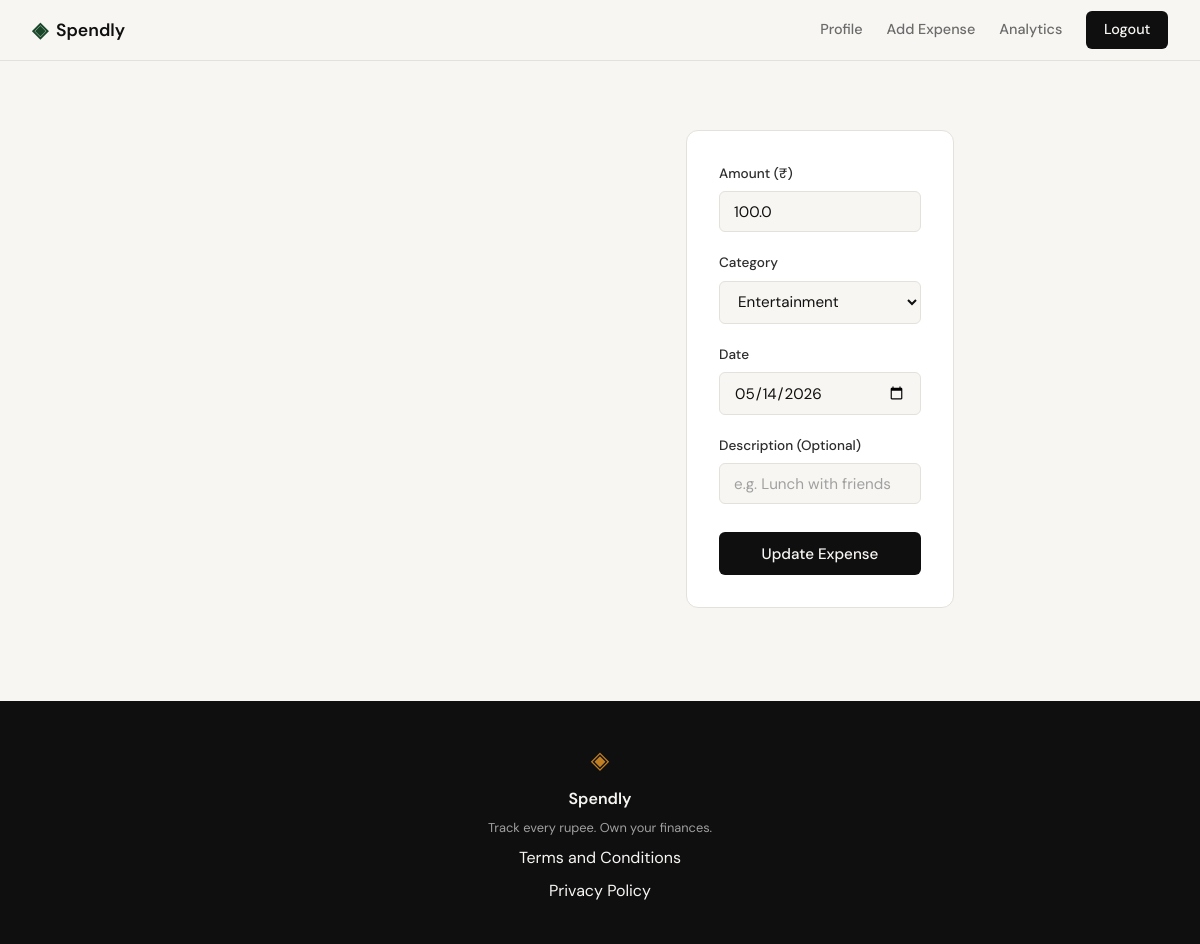
Screenshot of /expenses/541/edit (signed in) with the database file from the repository.
### tables this page shows
CREATE TABLE expenses (
            id INTEGER PRIMARY KEY AUTOINCREMENT,
            user_id INTEGER NOT NULL,
            amount REAL NOT NULL,
            category TEXT NOT NULL,
            date TEXT NOT NULL,
            description TEXT,
            created_at TEXT DEFAULT (datetime('now')),
            FOREIGN KEY (user_id) REFERENCES users (id)
        );

### app.py (the view, shortened to what this page needs)
@app.route("/expenses/<int:id>/edit", methods=["GET", "POST"])
@login_required
def edit_expense(id):
    categories = ["Food", "Transport", "Bills", "Health", "Entertainment", "Shopping", "Other"]
    user_id = session.get("user_id")
    expense = get_expense_by_id(id)
    if not expense or expense["user_id"] != user_id:
        return "Expense not found or unauthorized", 404
    return render_template("edit_expense.html", expense=expense, categories=categories)

### app.py (called while the page is built)
def login_required(f):
    @wraps(f)
    def decorated_function(*args, **kwargs):
        if session.get("user_id") is None:
            return redirect(url_for("login"))
        return f(*args, **kwargs)
    return decorated_function

### database/db.py (called while the page is built)
def get_db():
    if 'db' not in g:
        g.db = sqlite3.connect(current_app.config['DATABASE'])
        g.db.row_factory = sqlite3.Row
        g.db.execute("PRAGMA foreign_keys = ON")
    return g.db

### database/queries.py (called while the page is built)
def get_expense_by_id(expense_id):
    db = get_db()
    return db.execute("SELECT * FROM expenses WHERE id = ?", (expense_id,)).fetchone()

### templates/edit_expense.html (shortened to what this page needs)
{% extends "base.html" %}
{% block content %}
<section class="auth-section">
        <div class="auth-card">
            <form method="POST" action="{{ url_for('edit_expense', id=expense.id) }}">
                <div class="form-group">
                    <label for="amount">Amount (₹)</label>
                    <input type="number" step="0.01" id="amount" name="amount"
                           class="form-input" placeholder="0.00"
                           value="{{ expense.amount }}"
                           required autofocus>
                </div>
                <div class="form-group">
                    <label for="category">Category</label>
                    <select id="category" name="category" class="form-input" required>
                        {% for cat in categories %}
                        <option value="{{ cat }}" {% if cat == expense.category %}selected{% endif %}>{{ cat }}</option>
                        {% endfor %}
                    </select>
                </div>
                <div class="form-group">
                    <label for="date">Date</label>
                    <input type="date" id="date" name="date"
                           class="form-input"
                           value="{{ expense.date }}"
                           required>
                </div>
                <div class="form-group">
                    <label for="description">Description (Optional)</label>
                    <input type="text" id="description" name="description"
                           class="form-input" placeholder="e.g. Lunch with friends"
                           value="{{ expense.description or '' }}"
                           >
                </div>
                <button type="submit" class="btn-submit">Update Expense</button>
            </form>
        </div>
</section>
{% endblock %}

### static/css/style.css (style rules this page uses)
:root { --ink: #0f0f0f; --ink-soft: #2d2d2d; --ink-muted: #6b6b6b; --ink-faint: #a0a0a0; --paper: #f7f6f3; --paper-warm: #f0ede6; --paper-card: #ffffff; --accent: #1a472a; --accent-light: #e8f0eb; --accent-2: #c17f24; --accent-2-light: #fdf3e3; --danger: #c0392b; --danger-light: #fdecea; --border: #e4e1da; --border-soft: #eeebe4; --font-display: 'DM Serif Display', Georgia, serif; --font-body: 'DM Sans', system-ui, sans-serif; --max-width: 1200px; --auth-width: 440px; --radius-sm: 6px; --radius-md: 12px; --radius-lg: 20px; }
*, *::before, *::after { box-sizing: border-box; margin: 0; padding: 0; }
html { font-size: 16px; scroll-behavior: smooth; }
body { background: var(--paper); color: var(--ink); font-family: var(--font-body); font-size: 1rem; line-height: 1.6; -webkit-font-smoothing: antialiased; }
.auth-section { min-height: calc(100vh - 60px - 100px); display: flex; align-items: center; justify-content: center; padding: 3rem 2rem; }
.auth-card { background: var(--paper-card); border: 1px solid var(--border); border-radius: var(--radius-md); padding: 2rem; margin-bottom: 1.5rem; }
.form-group { margin-bottom: 1.25rem; }
.form-group label { display: block; font-size: 0.85rem; font-weight: 500; color: var(--ink-soft); margin-bottom: 0.4rem; }
.form-input { width: 100%; padding: 0.6rem 0.875rem; border: 1px solid var(--border); border-radius: var(--radius-sm); font-family: var(--font-body); font-size: 0.95rem; color: var(--ink); background: var(--paper); outline: none; transition: border-color 0.2s; }
.form-input::placeholder { color: var(--ink-faint); }
.btn-submit { width: 100%; padding: 0.7rem; background: var(--ink); color: var(--paper); border: none; border-radius: var(--radius-sm); font-family: var(--font-body); font-size: 0.95rem; font-weight: 500; cursor: pointer; transition: background 0.2s; margin-top: 0.5rem; }

### rows the page displays
expenses: amount "100.0", category "Entertainment", date "05/14/2026"
